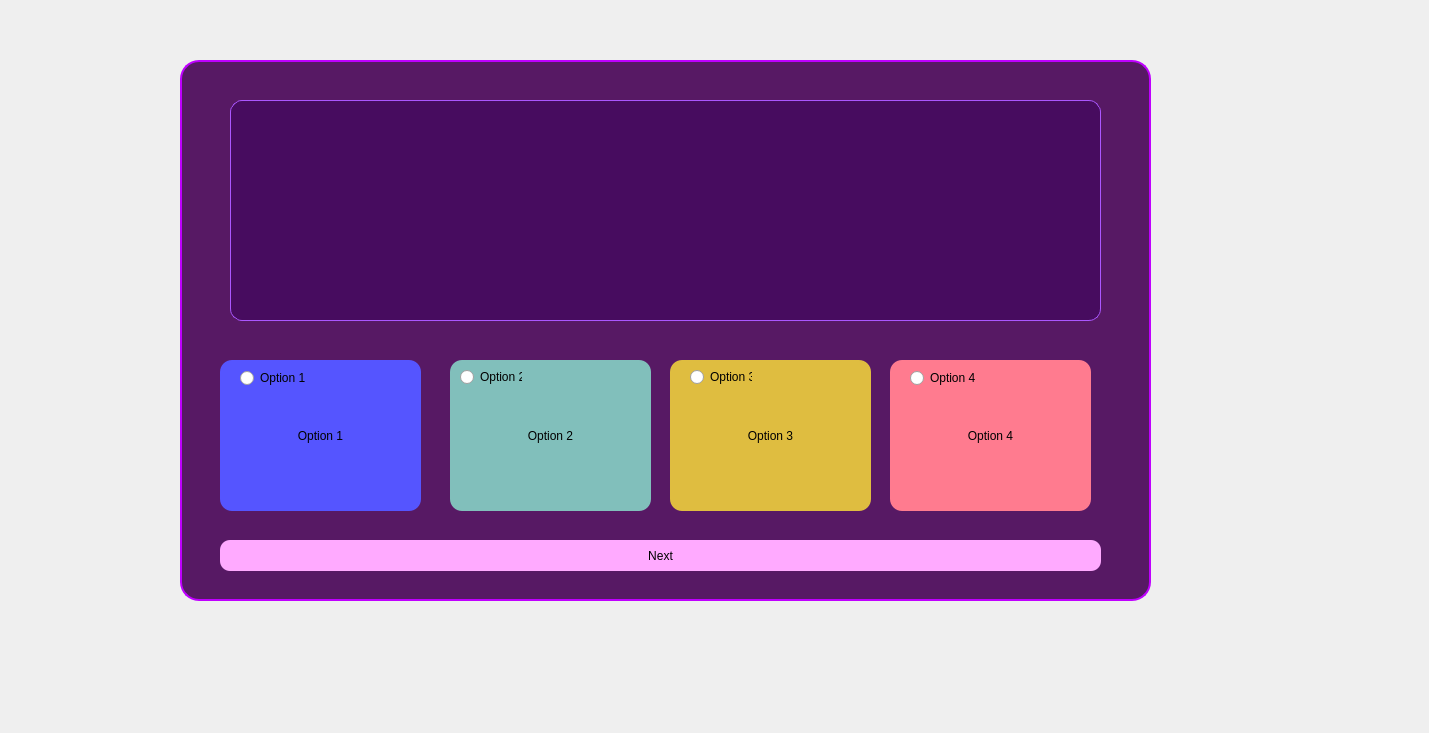
<?xml version="1.0" encoding="UTF-8"?>
<ui version="4.0">
 <class>MainWindow</class>
 <widget class="QMainWindow" name="MainWindow">
  <property name="geometry">
   <rect>
    <x>0</x>
    <y>0</y>
    <width>1429</width>
    <height>733</height>
   </rect>
  </property>
  <property name="windowTitle">
   <string>MainWindow</string>
  </property>
  <widget class="QWidget" name="centralwidget">
   <widget class="QPushButton" name="next_button">
    <property name="geometry">
     <rect>
      <x>220</x>
      <y>540</y>
      <width>881</width>
      <height>31</height>
     </rect>
    </property>
    <property name="styleSheet">
     <string notr="true">QPushButton{
background-color: rgb(255, 170, 255);
font: 75 12pt &quot;Sitka Display&quot;;
border-radius: 10px;
}
QPushButton:pressed{

background-color: rgb(209, 199, 199);
}</string>
    </property>
    <property name="text">
     <string>Next</string>
    </property>
   </widget>
   <widget class="QPushButton" name="option4_button">
    <property name="geometry">
     <rect>
      <x>890</x>
      <y>360</y>
      <width>201</width>
      <height>151</height>
     </rect>
    </property>
    <property name="styleSheet">
     <string notr="true">QPushButton{
background-color:rgb(255, 123, 143);
font: 75 12pt &quot;Sitka Display&quot;;
border-radius: 12px;
}
QPushButton:pressed{

background-color: rgb(209, 199, 199);
}</string>
    </property>
    <property name="text">
     <string>Option 4</string>
    </property>
   </widget>
   <widget class="QPushButton" name="option3_button">
    <property name="geometry">
     <rect>
      <x>670</x>
      <y>360</y>
      <width>201</width>
      <height>151</height>
     </rect>
    </property>
    <property name="styleSheet">
     <string notr="true">QPushButton{
background-color:rgb(223, 189, 64);
font: 75 12pt &quot;Sitka Display&quot;;
border-radius: 12px;
}
QPushButton:pressed{

background-color: rgb(209, 199, 199);
}</string>
    </property>
    <property name="text">
     <string>Option 3</string>
    </property>
   </widget>
   <widget class="QPushButton" name="option2_button">
    <property name="geometry">
     <rect>
      <x>450</x>
      <y>360</y>
      <width>201</width>
      <height>151</height>
     </rect>
    </property>
    <property name="styleSheet">
     <string notr="true">QPushButton{
background-color:rgb(129, 191, 187);
font: 75 12pt &quot;Sitka Display&quot;;
border-radius: 12px;
}
QPushButton:pressed{

background-color: rgb(209, 199, 199);
}</string>
    </property>
    <property name="text">
     <string>Option 2</string>
    </property>
   </widget>
   <widget class="QPushButton" name="option1_button">
    <property name="geometry">
     <rect>
      <x>220</x>
      <y>360</y>
      <width>201</width>
      <height>151</height>
     </rect>
    </property>
    <property name="styleSheet">
     <string notr="true">QPushButton{
background-color:rgb(85, 85, 255);
font: 75 12pt &quot;Sitka Display&quot;;
border-radius: 12px;
}
QPushButton:pressed{

background-color: rgb(209, 199, 199);
}</string>
    </property>
    <property name="text">
     <string>Option 1</string>
    </property>
   </widget>
   <widget class="QLabel" name="question_label">
    <property name="geometry">
     <rect>
      <x>230</x>
      <y>100</y>
      <width>871</width>
      <height>221</height>
     </rect>
    </property>
    <property name="styleSheet">
     <string notr="true">background-color:rgb(71, 12, 95);
font: 32pt &quot;Sitka Display&quot;;
color:rgb(255, 255, 255);
border-radius: 12px;
border: 1px solid rgb(171, 87, 255);
padding-top:120px;
padding-left:50px;</string>
    </property>
    <property name="text">
     <string/>
    </property>
   </widget>
   <widget class="QLabel" name="label">
    <property name="geometry">
     <rect>
      <x>180</x>
      <y>60</y>
      <width>971</width>
      <height>541</height>
     </rect>
    </property>
    <property name="styleSheet">
     <string notr="true">background-color:rgb(87, 25, 100);
border-radius:15px;
border-radius: 19px;
border: 2px solid rgb(191, 0, 255);</string>
    </property>
    <property name="text">
     <string/>
    </property>
   </widget>
   <widget class="QRadioButton" name="radioButton">
    <property name="geometry">
     <rect>
      <x>240</x>
      <y>370</y>
      <width>141</width>
      <height>16</height>
     </rect>
    </property>
    <property name="text">
     <string>Option 1</string>
    </property>
   </widget>
   <widget class="QRadioButton" name="radioButton_2">
    <property name="geometry">
     <rect>
      <x>460</x>
      <y>370</y>
      <width>62</width>
      <height>14</height>
     </rect>
    </property>
    <property name="text">
     <string>Option 2</string>
    </property>
   </widget>
   <widget class="QRadioButton" name="radioButton_3">
    <property name="geometry">
     <rect>
      <x>690</x>
      <y>370</y>
      <width>62</width>
      <height>14</height>
     </rect>
    </property>
    <property name="text">
     <string>Option 3</string>
    </property>
   </widget>
   <widget class="QRadioButton" name="radioButton_4">
    <property name="geometry">
     <rect>
      <x>910</x>
      <y>370</y>
      <width>111</width>
      <height>16</height>
     </rect>
    </property>
    <property name="text">
     <string>Option 4</string>
    </property>
   </widget>
   <widget class="QLabel" name="label_2">
    <property name="geometry">
     <rect>
      <x>80</x>
      <y>90</y>
      <width>91</width>
      <height>61</height>
     </rect>
    </property>
    <property name="styleSheet">
     <string notr="true">
font: 200 50pt &quot;Sitka Display&quot;;
border-radius: 12px;
background-color: rgba(0, 0, 0,0);
color: rgb(255, 255, 255);

</string>
    </property>
    <property name="text">
     <string/>
    </property>
   </widget>
   <widget class="QLabel" name="label_4">
    <property name="geometry">
     <rect>
      <x>0</x>
      <y>-80</y>
      <width>1541</width>
      <height>811</height>
     </rect>
    </property>
    <property name="text">
     <string/>
    </property>
    <property name="pixmap">
     <pixmap>../../WhatsApp Image 2024-03-21 at 8.13.11 PM - Copy.jpeg</pixmap>
    </property>
    <property name="scaledContents">
     <bool>true</bool>
    </property>
   </widget>
   <zorder>label_4</zorder>
   <zorder>label</zorder>
   <zorder>question_label</zorder>
   <zorder>next_button</zorder>
   <zorder>option2_button</zorder>
   <zorder>option1_button</zorder>
   <zorder>option4_button</zorder>
   <zorder>option3_button</zorder>
   <zorder>radioButton</zorder>
   <zorder>radioButton_2</zorder>
   <zorder>radioButton_3</zorder>
   <zorder>radioButton_4</zorder>
   <zorder>label_2</zorder>
  </widget>
 </widget>
 <resources/>
 <connections/>
</ui>
